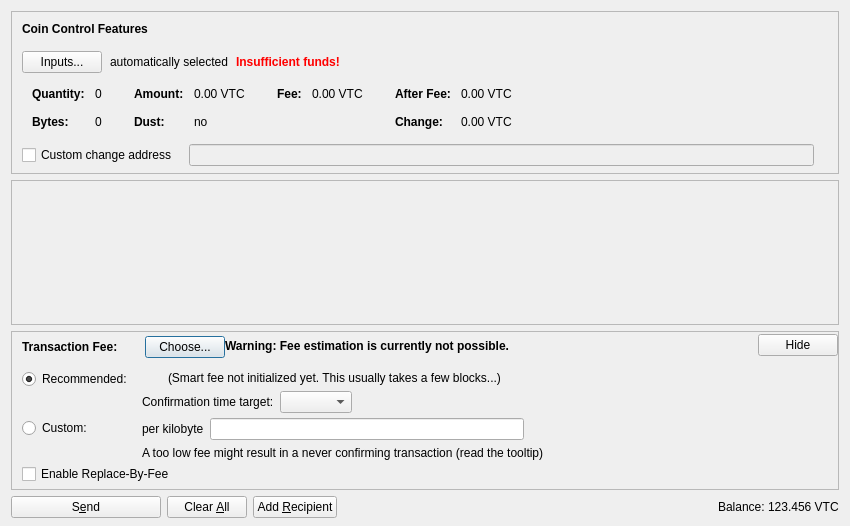
<?xml version="1.0" encoding="UTF-8"?>
<ui version="4.0">
 <class>SendCoinsDialog</class>
 <widget class="QDialog" name="SendCoinsDialog">
  <property name="geometry">
   <rect>
    <x>0</x>
    <y>0</y>
    <width>850</width>
    <height>526</height>
   </rect>
  </property>
  <property name="windowTitle">
   <string>Send Coins</string>
  </property>
  <layout class="QVBoxLayout" name="verticalLayout" stretch="0,1,0,0">
   <property name="bottomMargin">
    <number>8</number>
   </property>
   <item>
    <widget class="QFrame" name="frameCoinControl">
     <property name="sizePolicy">
      <sizepolicy hsizetype="Expanding" vsizetype="Expanding">
       <horstretch>0</horstretch>
       <verstretch>0</verstretch>
      </sizepolicy>
     </property>
     <property name="maximumSize">
      <size>
       <width>16777215</width>
       <height>16777215</height>
      </size>
     </property>
     <property name="frameShape">
      <enum>QFrame::StyledPanel</enum>
     </property>
     <property name="frameShadow">
      <enum>QFrame::Sunken</enum>
     </property>
     <layout class="QVBoxLayout" name="verticalLayoutCoinControl2">
      <property name="spacing">
       <number>0</number>
      </property>
      <property name="leftMargin">
       <number>0</number>
      </property>
      <property name="topMargin">
       <number>0</number>
      </property>
      <property name="rightMargin">
       <number>0</number>
      </property>
      <property name="bottomMargin">
       <number>6</number>
      </property>
      <item>
       <layout class="QVBoxLayout" name="verticalLayoutCoinControl" stretch="0,0,0,0,1">
        <property name="spacing">
         <number>0</number>
        </property>
        <property name="leftMargin">
         <number>10</number>
        </property>
        <property name="topMargin">
         <number>10</number>
        </property>
        <item>
         <layout class="QHBoxLayout" name="horizontalLayoutCoinControl1">
          <property name="bottomMargin">
           <number>15</number>
          </property>
          <item>
           <widget class="QLabel" name="labelCoinControlFeatures">
            <property name="sizePolicy">
             <sizepolicy hsizetype="Preferred" vsizetype="Maximum">
              <horstretch>0</horstretch>
              <verstretch>0</verstretch>
             </sizepolicy>
            </property>
            <property name="font">
             <font>
              <weight>75</weight>
              <bold>true</bold>
             </font>
            </property>
            <property name="styleSheet">
             <string notr="true">font-weight:bold;</string>
            </property>
            <property name="text">
             <string>Coin Control Features</string>
            </property>
           </widget>
          </item>
         </layout>
        </item>
        <item>
         <layout class="QHBoxLayout" name="horizontalLayoutCoinControl2" stretch="0,0,0,0">
          <property name="spacing">
           <number>8</number>
          </property>
          <property name="bottomMargin">
           <number>10</number>
          </property>
          <item>
           <widget class="QPushButton" name="pushButtonCoinControl">
            <property name="styleSheet">
             <string notr="true"/>
            </property>
            <property name="text">
             <string>Inputs...</string>
            </property>
            <property name="autoDefault">
             <bool>false</bool>
            </property>
           </widget>
          </item>
          <item>
           <widget class="QLabel" name="labelCoinControlAutomaticallySelected">
            <property name="text">
             <string>automatically selected</string>
            </property>
            <property name="margin">
             <number>5</number>
            </property>
           </widget>
          </item>
          <item>
           <widget class="QLabel" name="labelCoinControlInsuffFunds">
            <property name="font">
             <font>
              <weight>75</weight>
              <bold>true</bold>
             </font>
            </property>
            <property name="styleSheet">
             <string notr="true">color:red;font-weight:bold;</string>
            </property>
            <property name="text">
             <string>Insufficient funds!</string>
            </property>
            <property name="margin">
             <number>5</number>
            </property>
           </widget>
          </item>
          <item>
           <spacer name="horizontalSpacerCoinControl">
            <property name="orientation">
             <enum>Qt::Horizontal</enum>
            </property>
            <property name="sizeHint" stdset="0">
             <size>
              <width>40</width>
              <height>1</height>
             </size>
            </property>
           </spacer>
          </item>
         </layout>
        </item>
        <item>
         <widget class="QWidget" name="widgetCoinControl" native="true">
          <property name="sizePolicy">
           <sizepolicy hsizetype="Preferred" vsizetype="Preferred">
            <horstretch>0</horstretch>
            <verstretch>0</verstretch>
           </sizepolicy>
          </property>
          <property name="minimumSize">
           <size>
            <width>0</width>
            <height>0</height>
           </size>
          </property>
          <property name="styleSheet">
           <string notr="true"/>
          </property>
          <layout class="QHBoxLayout" name="horizontalLayoutCoinControl5">
           <property name="leftMargin">
            <number>0</number>
           </property>
           <property name="topMargin">
            <number>0</number>
           </property>
           <property name="rightMargin">
            <number>0</number>
           </property>
           <property name="bottomMargin">
            <number>0</number>
           </property>
           <item>
            <layout class="QHBoxLayout" name="horizontalLayoutCoinControl3" stretch="0,0,0,1">
             <property name="spacing">
              <number>20</number>
             </property>
             <property name="topMargin">
              <number>0</number>
             </property>
             <property name="bottomMargin">
              <number>10</number>
             </property>
             <item>
              <layout class="QFormLayout" name="formLayoutCoinControl1">
               <property name="horizontalSpacing">
                <number>10</number>
               </property>
               <property name="verticalSpacing">
                <number>14</number>
               </property>
               <property name="leftMargin">
                <number>10</number>
               </property>
               <property name="topMargin">
                <number>4</number>
               </property>
               <property name="rightMargin">
                <number>6</number>
               </property>
               <item row="0" column="0">
                <widget class="QLabel" name="labelCoinControlQuantityText">
                 <property name="font">
                  <font>
                   <weight>75</weight>
                   <bold>true</bold>
                  </font>
                 </property>
                 <property name="text">
                  <string>Quantity:</string>
                 </property>
                 <property name="margin">
                  <number>0</number>
                 </property>
                </widget>
               </item>
               <item row="0" column="1">
                <widget class="QLabel" name="labelCoinControlQuantity">
                 <property name="cursor">
                  <cursorShape>IBeamCursor</cursorShape>
                 </property>
                 <property name="contextMenuPolicy">
                  <enum>Qt::ActionsContextMenu</enum>
                 </property>
                 <property name="text">
                  <string notr="true">0</string>
                 </property>
                 <property name="margin">
                  <number>0</number>
                 </property>
                 <property name="textInteractionFlags">
                  <set>Qt::LinksAccessibleByMouse|Qt::TextSelectableByKeyboard|Qt::TextSelectableByMouse</set>
                 </property>
                </widget>
               </item>
               <item row="1" column="0">
                <widget class="QLabel" name="labelCoinControlBytesText">
                 <property name="font">
                  <font>
                   <weight>75</weight>
                   <bold>true</bold>
                  </font>
                 </property>
                 <property name="text">
                  <string>Bytes:</string>
                 </property>
                </widget>
               </item>
               <item row="1" column="1">
                <widget class="QLabel" name="labelCoinControlBytes">
                 <property name="cursor">
                  <cursorShape>IBeamCursor</cursorShape>
                 </property>
                 <property name="contextMenuPolicy">
                  <enum>Qt::ActionsContextMenu</enum>
                 </property>
                 <property name="text">
                  <string notr="true">0</string>
                 </property>
                 <property name="textInteractionFlags">
                  <set>Qt::LinksAccessibleByMouse|Qt::TextSelectableByKeyboard|Qt::TextSelectableByMouse</set>
                 </property>
                </widget>
               </item>
              </layout>
             </item>
             <item>
              <layout class="QFormLayout" name="formLayoutCoinControl2">
               <property name="horizontalSpacing">
                <number>10</number>
               </property>
               <property name="verticalSpacing">
                <number>14</number>
               </property>
               <property name="leftMargin">
                <number>6</number>
               </property>
               <property name="topMargin">
                <number>4</number>
               </property>
               <property name="rightMargin">
                <number>6</number>
               </property>
               <item row="0" column="0">
                <widget class="QLabel" name="labelCoinControlAmountText">
                 <property name="font">
                  <font>
                   <weight>75</weight>
                   <bold>true</bold>
                  </font>
                 </property>
                 <property name="text">
                  <string>Amount:</string>
                 </property>
                 <property name="margin">
                  <number>0</number>
                 </property>
                </widget>
               </item>
               <item row="0" column="1">
                <widget class="QLabel" name="labelCoinControlAmount">
                 <property name="cursor">
                  <cursorShape>IBeamCursor</cursorShape>
                 </property>
                 <property name="contextMenuPolicy">
                  <enum>Qt::ActionsContextMenu</enum>
                 </property>
                 <property name="text">
                  <string notr="true">0.00 VTC</string>
                 </property>
                 <property name="textInteractionFlags">
                  <set>Qt::LinksAccessibleByMouse|Qt::TextSelectableByKeyboard|Qt::TextSelectableByMouse</set>
                 </property>
                </widget>
               </item>
               <item row="1" column="0">
                <widget class="QLabel" name="labelCoinControlLowOutputText">
                 <property name="font">
                  <font>
                   <weight>75</weight>
                   <bold>true</bold>
                  </font>
                 </property>
                 <property name="text">
                  <string>Dust:</string>
                 </property>
                </widget>
               </item>
               <item row="1" column="1">
                <widget class="QLabel" name="labelCoinControlLowOutput">
                 <property name="cursor">
                  <cursorShape>IBeamCursor</cursorShape>
                 </property>
                 <property name="contextMenuPolicy">
                  <enum>Qt::ActionsContextMenu</enum>
                 </property>
                 <property name="text">
                  <string notr="true">no</string>
                 </property>
                 <property name="textInteractionFlags">
                  <set>Qt::LinksAccessibleByMouse|Qt::TextSelectableByKeyboard|Qt::TextSelectableByMouse</set>
                 </property>
                </widget>
               </item>
              </layout>
             </item>
             <item>
              <layout class="QFormLayout" name="formLayoutCoinControl3">
               <property name="horizontalSpacing">
                <number>10</number>
               </property>
               <property name="verticalSpacing">
                <number>14</number>
               </property>
               <property name="leftMargin">
                <number>6</number>
               </property>
               <property name="topMargin">
                <number>4</number>
               </property>
               <property name="rightMargin">
                <number>6</number>
               </property>
               <item row="0" column="0">
                <widget class="QLabel" name="labelCoinControlFeeText">
                 <property name="font">
                  <font>
                   <weight>75</weight>
                   <bold>true</bold>
                  </font>
                 </property>
                 <property name="text">
                  <string>Fee:</string>
                 </property>
                 <property name="margin">
                  <number>0</number>
                 </property>
                </widget>
               </item>
               <item row="0" column="1">
                <widget class="QLabel" name="labelCoinControlFee">
                 <property name="cursor">
                  <cursorShape>IBeamCursor</cursorShape>
                 </property>
                 <property name="contextMenuPolicy">
                  <enum>Qt::ActionsContextMenu</enum>
                 </property>
                 <property name="text">
                  <string notr="true">0.00 VTC</string>
                 </property>
                 <property name="textInteractionFlags">
                  <set>Qt::LinksAccessibleByMouse|Qt::TextSelectableByKeyboard|Qt::TextSelectableByMouse</set>
                 </property>
                </widget>
               </item>
              </layout>
             </item>
             <item>
              <layout class="QFormLayout" name="formLayoutCoinControl4">
               <property name="horizontalSpacing">
                <number>10</number>
               </property>
               <property name="verticalSpacing">
                <number>14</number>
               </property>
               <property name="leftMargin">
                <number>6</number>
               </property>
               <property name="topMargin">
                <number>4</number>
               </property>
               <property name="rightMargin">
                <number>6</number>
               </property>
               <item row="0" column="0">
                <widget class="QLabel" name="labelCoinControlAfterFeeText">
                 <property name="font">
                  <font>
                   <weight>75</weight>
                   <bold>true</bold>
                  </font>
                 </property>
                 <property name="text">
                  <string>After Fee:</string>
                 </property>
                 <property name="margin">
                  <number>0</number>
                 </property>
                </widget>
               </item>
               <item row="0" column="1">
                <widget class="QLabel" name="labelCoinControlAfterFee">
                 <property name="cursor">
                  <cursorShape>IBeamCursor</cursorShape>
                 </property>
                 <property name="contextMenuPolicy">
                  <enum>Qt::ActionsContextMenu</enum>
                 </property>
                 <property name="text">
                  <string notr="true">0.00 VTC</string>
                 </property>
                 <property name="textInteractionFlags">
                  <set>Qt::LinksAccessibleByMouse|Qt::TextSelectableByKeyboard|Qt::TextSelectableByMouse</set>
                 </property>
                </widget>
               </item>
               <item row="1" column="0">
                <widget class="QLabel" name="labelCoinControlChangeText">
                 <property name="font">
                  <font>
                   <weight>75</weight>
                   <bold>true</bold>
                  </font>
                 </property>
                 <property name="text">
                  <string>Change:</string>
                 </property>
                </widget>
               </item>
               <item row="1" column="1">
                <widget class="QLabel" name="labelCoinControlChange">
                 <property name="cursor">
                  <cursorShape>IBeamCursor</cursorShape>
                 </property>
                 <property name="contextMenuPolicy">
                  <enum>Qt::ActionsContextMenu</enum>
                 </property>
                 <property name="text">
                  <string notr="true">0.00 VTC</string>
                 </property>
                 <property name="textInteractionFlags">
                  <set>Qt::LinksAccessibleByMouse|Qt::TextSelectableByKeyboard|Qt::TextSelectableByMouse</set>
                 </property>
                </widget>
               </item>
              </layout>
             </item>
            </layout>
           </item>
          </layout>
         </widget>
        </item>
        <item>
         <layout class="QHBoxLayout" name="horizontalLayoutCoinControl4" stretch="0,0,0">
          <property name="spacing">
           <number>12</number>
          </property>
          <property name="sizeConstraint">
           <enum>QLayout::SetDefaultConstraint</enum>
          </property>
          <property name="topMargin">
           <number>5</number>
          </property>
          <property name="rightMargin">
           <number>5</number>
          </property>
          <item>
           <widget class="QCheckBox" name="checkBoxCoinControlChange">
            <property name="toolTip">
             <string>If this is activated, but the change address is empty or invalid, change will be sent to a newly generated address.</string>
            </property>
            <property name="text">
             <string>Custom change address</string>
            </property>
           </widget>
          </item>
          <item>
           <widget class="QValidatedLineEdit" name="lineEditCoinControlChange">
            <property name="enabled">
             <bool>false</bool>
            </property>
            <property name="sizePolicy">
             <sizepolicy hsizetype="Expanding" vsizetype="Fixed">
              <horstretch>0</horstretch>
              <verstretch>0</verstretch>
             </sizepolicy>
            </property>
           </widget>
          </item>
          <item>
           <widget class="QLabel" name="labelCoinControlChangeLabel">
            <property name="sizePolicy">
             <sizepolicy hsizetype="Preferred" vsizetype="Expanding">
              <horstretch>0</horstretch>
              <verstretch>0</verstretch>
             </sizepolicy>
            </property>
            <property name="minimumSize">
             <size>
              <width>0</width>
              <height>0</height>
             </size>
            </property>
            <property name="text">
             <string/>
            </property>
            <property name="margin">
             <number>3</number>
            </property>
           </widget>
          </item>
         </layout>
        </item>
        <item>
         <spacer name="verticalSpacerCoinControl">
          <property name="orientation">
           <enum>Qt::Vertical</enum>
          </property>
          <property name="sizeHint" stdset="0">
           <size>
            <width>800</width>
            <height>1</height>
           </size>
          </property>
         </spacer>
        </item>
       </layout>
      </item>
     </layout>
    </widget>
   </item>
   <item>
    <widget class="QScrollArea" name="scrollArea">
     <property name="widgetResizable">
      <bool>true</bool>
     </property>
     <widget class="QWidget" name="scrollAreaWidgetContents">
      <property name="geometry">
       <rect>
        <x>0</x>
        <y>0</y>
        <width>830</width>
        <height>104</height>
       </rect>
      </property>
      <layout class="QVBoxLayout" name="verticalLayout_2" stretch="0,1">
       <property name="leftMargin">
        <number>0</number>
       </property>
       <property name="topMargin">
        <number>0</number>
       </property>
       <property name="rightMargin">
        <number>0</number>
       </property>
       <property name="bottomMargin">
        <number>0</number>
       </property>
       <item>
        <layout class="QVBoxLayout" name="entries">
         <property name="spacing">
          <number>6</number>
         </property>
        </layout>
       </item>
       <item>
        <spacer name="verticalSpacer">
         <property name="orientation">
          <enum>Qt::Vertical</enum>
         </property>
         <property name="sizeHint" stdset="0">
          <size>
           <width>20</width>
           <height>40</height>
          </size>
         </property>
        </spacer>
       </item>
      </layout>
     </widget>
    </widget>
   </item>
   <item>
    <widget class="QFrame" name="frameFee">
     <property name="sizePolicy">
      <sizepolicy hsizetype="Expanding" vsizetype="Expanding">
       <horstretch>0</horstretch>
       <verstretch>0</verstretch>
      </sizepolicy>
     </property>
     <property name="maximumSize">
      <size>
       <width>16777215</width>
       <height>16777215</height>
      </size>
     </property>
     <property name="frameShape">
      <enum>QFrame::StyledPanel</enum>
     </property>
     <property name="frameShadow">
      <enum>QFrame::Sunken</enum>
     </property>
     <layout class="QVBoxLayout" name="verticalLayoutFee1">
      <property name="spacing">
       <number>0</number>
      </property>
      <property name="leftMargin">
       <number>0</number>
      </property>
      <property name="topMargin">
       <number>0</number>
      </property>
      <property name="rightMargin">
       <number>0</number>
      </property>
      <property name="bottomMargin">
       <number>0</number>
      </property>
      <item>
       <layout class="QVBoxLayout" name="verticalLayoutFee2" stretch="0,0,0">
        <property name="spacing">
         <number>0</number>
        </property>
        <property name="leftMargin">
         <number>10</number>
        </property>
        <property name="topMargin">
         <number>0</number>
        </property>
        <item>
         <layout class="QHBoxLayout" name="horizontalLayoutFee1">
          <property name="bottomMargin">
           <number>0</number>
          </property>
          <item>
           <layout class="QVBoxLayout" name="verticalLayoutFee7">
            <property name="spacing">
             <number>0</number>
            </property>
            <item>
             <spacer name="verticalSpacerSmartFee">
              <property name="orientation">
               <enum>Qt::Vertical</enum>
              </property>
              <property name="sizeType">
               <enum>QSizePolicy::Fixed</enum>
              </property>
              <property name="sizeHint" stdset="0">
               <size>
                <width>1</width>
                <height>4</height>
               </size>
              </property>
             </spacer>
            </item>
            <item>
             <layout class="QHBoxLayout" name="horizontalLayoutSmartFee">
              <property name="spacing">
               <number>10</number>
              </property>
              <item>
               <widget class="QLabel" name="labelFeeHeadline">
                <property name="sizePolicy">
                 <sizepolicy hsizetype="Preferred" vsizetype="Maximum">
                  <horstretch>0</horstretch>
                  <verstretch>0</verstretch>
                 </sizepolicy>
                </property>
                <property name="font">
                 <font>
                  <weight>75</weight>
                  <bold>true</bold>
                 </font>
                </property>
                <property name="styleSheet">
                 <string notr="true">font-weight:bold;</string>
                </property>
                <property name="text">
                 <string>Transaction Fee:</string>
                </property>
               </widget>
              </item>
              <item>
               <widget class="QLabel" name="labelFeeMinimized">
                <property name="text">
                 <string/>
                </property>
               </widget>
              </item>
              <item>
               <widget class="QPushButton" name="buttonChooseFee">
                <property name="text">
                 <string>Choose...</string>
                </property>
               </widget>
              </item>
             </layout>
            </item>
            <item>
             <spacer name="verticalSpacer_5">
              <property name="orientation">
               <enum>Qt::Vertical</enum>
              </property>
              <property name="sizeHint" stdset="0">
               <size>
                <width>1</width>
                <height>1</height>
               </size>
              </property>
             </spacer>
            </item>
           </layout>
          </item>
          <item>
           <widget class="QLabel" name="fallbackFeeWarningLabel">
            <property name="toolTip">
             <string>Using the fallbackfee can result in sending a transaction that will take several hours or days (or never) to confirm. Consider choosing your fee manually or wait until you have validated the complete chain.</string>
            </property>
            <property name="font">
            <font>
                <weight>75</weight>
                <bold>true</bold>
            </font>
            </property>
            <property name="text">
             <string>Warning: Fee estimation is currently not possible.</string>
            </property>
            <property name="wordWrap">
             <bool>false</bool>
            </property>
           </widget>
          </item>
          <item>
           <spacer name="horizontalSpacer_4">
            <property name="orientation">
             <enum>Qt::Horizontal</enum>
            </property>
            <property name="sizeType">
             <enum>QSizePolicy::MinimumExpanding</enum>
            </property>
            <property name="sizeHint" stdset="0">
             <size>
              <width>40</width>
              <height>20</height>
             </size>
            </property>
           </spacer>
          </item>
          <item>
           <widget class="QPushButton" name="buttonMinimizeFee">
            <property name="toolTip">
             <string>Hide transaction fee settings</string>
            </property>
            <property name="text">
             <string>Hide</string>
            </property>
           </widget>
          </item>
         </layout>
        </item>
        <item>
         <widget class="QFrame" name="frameFeeSelection">
          <layout class="QVBoxLayout" name="verticalLayoutFee12">
           <property name="spacing">
            <number>0</number>
           </property>
           <property name="leftMargin">
            <number>0</number>
           </property>
           <property name="topMargin">
            <number>0</number>
           </property>
           <property name="rightMargin">
            <number>0</number>
           </property>
           <property name="bottomMargin">
            <number>0</number>
           </property>
           <item>
            <layout class="QGridLayout" name="gridLayoutFee">
             <property name="topMargin">
              <number>10</number>
             </property>
             <property name="bottomMargin">
              <number>4</number>
             </property>
             <property name="horizontalSpacing">
              <number>10</number>
             </property>
             <property name="verticalSpacing">
              <number>4</number>
             </property>
             <item row="1" column="1">
              <layout class="QVBoxLayout" name="verticalLayoutFee8">
               <property name="spacing">
                <number>6</number>
               </property>
               <item>
                <layout class="QHBoxLayout" name="horizontalLayoutFee13">
                 <item>
                  <widget class="QLabel" name="labelCustomPerKilobyte">
                   <property name="toolTip">
                    <string>Specify a custom fee per kB (1,000 bytes) of the transaction's virtual size.

Note:  Since the fee is calculated on a per-byte basis, a fee of "100 satoshis per kB" for a transaction size of 500 bytes (half of 1 kB) would ultimately yield a fee of only 50 satoshis.</string>
                   </property>
                   <property name="text">
                    <string>per kilobyte</string>
                   </property>
                  </widget>
                 </item>
                 <item>
                  <widget class="BeansAmountField" name="customFee"/>
                 </item>
                 <item>
                  <spacer name="horizontalSpacer_6">
                   <property name="orientation">
                    <enum>Qt::Horizontal</enum>
                   </property>
                   <property name="sizeHint" stdset="0">
                    <size>
                     <width>1</width>
                     <height>1</height>
                    </size>
                   </property>
                  </spacer>
                 </item>
                </layout>
               </item>
               <item>
                <layout class="QHBoxLayout" name="horizontalLayoutFee8">
                 <item>
                  <widget class="QLabel" name="labelCustomFeeWarning">
                   <property name="enabled">
                    <bool>true</bool>
                   </property>
                   <property name="toolTip">
                    <string>When there is less transaction volume than space in the blocks, miners as well as relaying nodes may enforce a minimum fee. Paying only this minimum fee is just fine, but be aware that this can result in a never confirming transaction once there is more demand for beans transactions than the network can process.</string>
                   </property>
                   <property name="text">
                    <string>A too low fee might result in a never confirming transaction (read the tooltip)</string>
                   </property>
                  </widget>
                 </item>
                 <item>
                  <spacer name="horizontalSpacer_2">
                   <property name="orientation">
                    <enum>Qt::Horizontal</enum>
                   </property>
                   <property name="sizeHint" stdset="0">
                    <size>
                     <width>1</width>
                     <height>1</height>
                    </size>
                   </property>
                  </spacer>
                 </item>
                </layout>
               </item>
              </layout>
             </item>
             <item row="0" column="0">
              <layout class="QVBoxLayout" name="verticalLayoutFee4" stretch="0,1">
               <item>
                <widget class="QRadioButton" name="radioSmartFee">
                 <property name="text">
                  <string>Recommended:</string>
                 </property>
                 <property name="checked">
                  <bool>true</bool>
                 </property>
                 <attribute name="buttonGroup">
                  <string notr="true">groupFee</string>
                 </attribute>
                </widget>
               </item>
               <item>
                <spacer name="verticalSpacer_2">
                 <property name="orientation">
                  <enum>Qt::Vertical</enum>
                 </property>
                 <property name="sizeHint" stdset="0">
                  <size>
                   <width>1</width>
                   <height>1</height>
                  </size>
                 </property>
                </spacer>
               </item>
              </layout>
             </item>
             <item row="1" column="0">
              <layout class="QVBoxLayout" name="verticalLayoutFee9" stretch="0,1">
               <item>
                <widget class="QRadioButton" name="radioCustomFee">
                 <property name="text">
                  <string>Custom:</string>
                 </property>
                 <attribute name="buttonGroup">
                  <string notr="true">groupFee</string>
                 </attribute>
                </widget>
               </item>
               <item>
                <spacer name="verticalSpacer_6">
                 <property name="orientation">
                  <enum>Qt::Vertical</enum>
                 </property>
                 <property name="sizeHint" stdset="0">
                  <size>
                   <width>1</width>
                   <height>1</height>
                  </size>
                 </property>
                </spacer>
               </item>
              </layout>
             </item>
             <item row="0" column="1">
              <layout class="QVBoxLayout" name="verticalLayoutFee3" stretch="0,0,1">
               <property name="spacing">
                <number>6</number>
               </property>
               <property name="topMargin">
                <number>2</number>
               </property>
               <item>
                <layout class="QHBoxLayout" name="horizontalLayoutFee12">
                 <item>
                  <widget class="QLabel" name="labelSmartFee">
                   <property name="text">
                    <string/>
                   </property>
                  </widget>
                 </item>
                 <item>
                  <widget class="QLabel" name="labelFeeEstimation">
                   <property name="text">
                    <string/>
                   </property>
                  </widget>
                 </item>
                 <item>
                  <widget class="QLabel" name="labelSmartFee2">
                   <property name="text">
                    <string>(Smart fee not initialized yet. This usually takes a few blocks...)</string>
                   </property>
                  </widget>
                 </item>
                 <item>
                  <spacer name="horizontalSpacer_5">
                   <property name="orientation">
                    <enum>Qt::Horizontal</enum>
                   </property>
                   <property name="sizeHint" stdset="0">
                    <size>
                     <width>1</width>
                     <height>1</height>
                    </size>
                   </property>
                  </spacer>
                 </item>
                </layout>
               </item>
               <item>
                <layout class="QHBoxLayout" name="horizontalLayoutFee9">
                 <item>
                  <layout class="QVBoxLayout" name="verticalLayoutFee6">
                   <item>
                    <widget class="QLabel" name="labelSmartFee3">
                     <property name="text">
                      <string>Confirmation time target:</string>
                     </property>
                    </widget>
                   </item>
                  </layout>
                 </item>
                 <item>
                  <layout class="QVBoxLayout" name="verticalLayoutFee5">
                   <property name="rightMargin">
                    <number>30</number>
                   </property>
                   <item>
                    <layout class="QHBoxLayout" name="horizontalLayoutConfTarget">
                     <property name="bottomMargin">
                      <number>0</number>
                     </property>
                     <item>
                      <widget class="QComboBox" name="confTargetSelector"/>
                     </item>
                     <item>
                      <spacer name="horizontalSpacerConfTarget">
                       <property name="orientation">
                        <enum>Qt::Horizontal</enum>
                       </property>
                       <property name="sizeHint" stdset="0">
                        <size>
                         <width>40</width>
                         <height>20</height>
                        </size>
                       </property>
                      </spacer>
                     </item>
                    </layout>
                   </item>
                  </layout>
                 </item>
                </layout>
               </item>
               <item>
                <spacer name="verticalSpacer_4">
                 <property name="orientation">
                  <enum>Qt::Vertical</enum>
                 </property>
                 <property name="sizeHint" stdset="0">
                  <size>
                   <width>1</width>
                   <height>1</height>
                  </size>
                 </property>
                </spacer>
               </item>
              </layout>
             </item>
            </layout>
           </item>
           <item>
            <widget class="QCheckBox" name="optInRBF">
             <property name="text">
              <string>Enable Replace-By-Fee</string>
             </property>
             <property name="toolTip">
              <string>With Replace-By-Fee (BIP-125) you can increase a transaction's fee after it is sent. Without this, a higher fee may be recommended to compensate for increased transaction delay risk.</string>
             </property>
            </widget>
           </item>
          </layout>
         </widget>
        </item>
        <item>
         <spacer name="verticalSpacerFee">
          <property name="orientation">
           <enum>Qt::Vertical</enum>
          </property>
          <property name="sizeHint" stdset="0">
           <size>
            <width>40</width>
            <height>5</height>
           </size>
          </property>
         </spacer>
        </item>
       </layout>
      </item>
     </layout>
    </widget>
   </item>
   <item>
    <layout class="QHBoxLayout" name="horizontalLayout">
     <item>
      <widget class="QPushButton" name="sendButton">
       <property name="minimumSize">
        <size>
         <width>150</width>
         <height>0</height>
        </size>
       </property>
       <property name="toolTip">
        <string>Confirm the send action</string>
       </property>
       <property name="text">
        <string>S&amp;end</string>
       </property>
       <property name="icon">
        <iconset resource="../beans.qrc">
         <normaloff>:/icons/send</normaloff>:/icons/send</iconset>
       </property>
       <property name="autoDefault">
        <bool>false</bool>
       </property>
       <property name="default">
        <bool>false</bool>
       </property>
      </widget>
     </item>
     <item>
      <widget class="QPushButton" name="clearButton">
       <property name="sizePolicy">
        <sizepolicy hsizetype="Minimum" vsizetype="Fixed">
         <horstretch>0</horstretch>
         <verstretch>0</verstretch>
        </sizepolicy>
       </property>
       <property name="toolTip">
        <string>Clear all fields of the form.</string>
       </property>
       <property name="text">
        <string>Clear &amp;All</string>
       </property>
       <property name="icon">
        <iconset resource="../beans.qrc">
         <normaloff>:/icons/remove</normaloff>:/icons/remove</iconset>
       </property>
       <property name="autoDefault">
        <bool>false</bool>
       </property>
      </widget>
     </item>
     <item>
      <widget class="QPushButton" name="addButton">
       <property name="toolTip">
        <string>Send to multiple recipients at once</string>
       </property>
       <property name="text">
        <string>Add &amp;Recipient</string>
       </property>
       <property name="icon">
        <iconset resource="../beans.qrc">
         <normaloff>:/icons/add</normaloff>:/icons/add</iconset>
       </property>
       <property name="autoDefault">
        <bool>false</bool>
       </property>
      </widget>
     </item>
     <item>
      <spacer name="horizontalSpacer">
       <property name="orientation">
        <enum>Qt::Horizontal</enum>
       </property>
       <property name="sizeHint" stdset="0">
        <size>
         <width>40</width>
         <height>20</height>
        </size>
       </property>
      </spacer>
     </item>
     <item>
      <layout class="QHBoxLayout" name="horizontalLayout_2">
       <property name="spacing">
        <number>3</number>
       </property>
       <item>
        <widget class="QLabel" name="labelBalanceName">
         <property name="sizePolicy">
          <sizepolicy hsizetype="Preferred" vsizetype="Fixed">
           <horstretch>0</horstretch>
           <verstretch>0</verstretch>
          </sizepolicy>
         </property>
         <property name="text">
          <string>Balance:</string>
         </property>
        </widget>
       </item>
       <item>
        <widget class="QLabel" name="labelBalance">
         <property name="sizePolicy">
          <sizepolicy hsizetype="Preferred" vsizetype="Fixed">
           <horstretch>0</horstretch>
           <verstretch>0</verstretch>
          </sizepolicy>
         </property>
         <property name="cursor">
          <cursorShape>IBeamCursor</cursorShape>
         </property>
         <property name="text">
          <string notr="true">123.456 VTC</string>
         </property>
         <property name="textInteractionFlags">
          <set>Qt::LinksAccessibleByMouse|Qt::TextSelectableByKeyboard|Qt::TextSelectableByMouse</set>
         </property>
        </widget>
       </item>
      </layout>
     </item>
    </layout>
   </item>
  </layout>
 </widget>
 <customwidgets>
  <customwidget>
   <class>QValidatedLineEdit</class>
   <extends>QLineEdit</extends>
   <header>qt/qvalidatedlineedit.h</header>
  </customwidget>
  <customwidget>
   <class>BeansAmountField</class>
   <extends>QLineEdit</extends>
   <header>qt/beansamountfield.h</header>
   <container>1</container>
  </customwidget>
 </customwidgets>
 <resources>
  <include location="../beans.qrc"/>
 </resources>
 <connections/>
 <buttongroups>
  <buttongroup name="groupFee"/>
 </buttongroups>
</ui>
